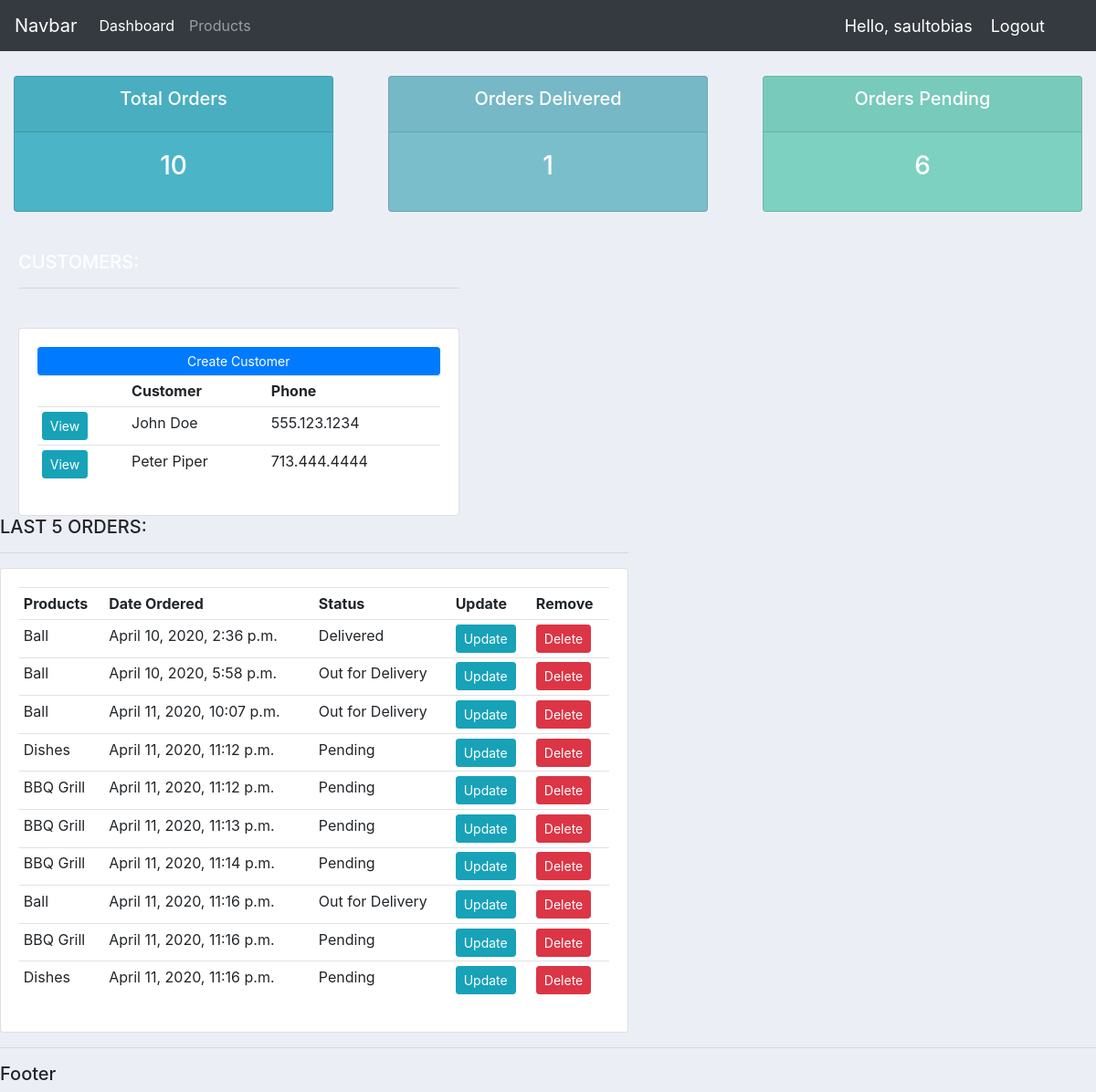
The app's page / (signed in) with its own data.
### accounts/models.py (models this page shows, shortened)
class Customer(models.Model):
	name = models.CharField(max_length=200, null=True)
	phone = models.CharField(max_length=200, null=True)
	email = models.CharField(max_length=200, null=True)
	date_created = models.DateTimeField(auto_now_add=True, null=True)

class Order(models.Model):
	STATUS = (
			('Pending', 'Pending'),
			('Out for Delivery', 'Out for Delivery'),
			('Delivered', 'Delivered'),
		)
	customer = models.ForeignKey(Customer, null = True, on_delete = models.SET_NULL)
	product = models.ForeignKey(Product, null = True, on_delete = models.SET_NULL)
	date_created = models.DateTimeField(auto_now_add=True, null=True)
	status = models.CharField(max_length=200, null=True, choices=STATUS)

class Product(models.Model):
	CATEGORY = (
			('Indoor', 'Indoor'),
			('Outdoor', 'Outdoor'),
		)
	name = models.CharField(max_length=200, null=True)
	price = models.FloatField(null=True)
	category = models.CharField(max_length=200, null=True, choices=CATEGORY)
	description = models.CharField(max_length=200, null=True, blank = True)
	date_created = models.DateTimeField(auto_now_add=True, null=True)
	tags = models.ManyToManyField(Tag)

### accounts/views.py (the view)
# urls.py: path('', views.home, name="home"),
@login_required(login_url='login')
def home(request):
	orders = Order.objects.all()
	customers = Customer.objects.all()
	total_customers = customers.count()
	total_orders = orders.count()
	delivered = orders.filter(status='Delivered').count()
	pending = orders.filter(status='Pending').count()
	context = {'orders':orders, 'customers':customers,
	'total_orders':total_orders, 'delivered':delivered, 'pending':pending}
	return render(request, 'accounts/dashboard.html', context)

### accounts/templates/accounts/dashboard.html
{% extends 'accounts/main.html' %}
{% block content %}
{% include 'accounts/status.html' %}
<br>
<div class="row">
	<div class="col-md-5">
		<h5>CUSTOMERS:</h5>
		<hr>
		<div class="card card-body">
			<a class="btn btn-primary btn-sm btn-block" href="">Create Customer</a>
			<table class="table table-sm">
				<tr>
					<th></th>
					<th>Customer</th>
					<th>Phone</th>
				</tr>
				{% for customer in customers %}
				<tr>
					<td><a class = "btn btn-sm btn-info" href="{% url 'customer' customer.id %}">View</a></td>
					<td>{{customer.name}}</td>
					<td>{{customer.phone}}</td>
				</tr>
				{% endfor %}
			</table>
		</div>
	</div>
	<div class="col-md-7">
		<h5>LAST 5 ORDERS:</h5>
		<hr>
		<div class="card card-body">
			<table class="table table-sm">
				<tr>
					<th>Products</th>
					<th>Date Ordered</th>
					<th>Status</th>
					<th>Update</th>
					<th>Remove</th>
				</tr>
				{% for order in orders %}
				<tr>
					<td>{{order.product.name}}</td>
					<td>{{order.date_created}}</td>
					<td>{{order.status}}</td>
					<td><a class = "btn btn-sm btn-info" href="{% url 'update_order' order.id %}">Update</a></td>
					<td><a class = "btn btn-sm btn-danger" href="{% url 'delete' order.id %}">Delete</a></td>
				</tr>
				{% endfor %}
			</table>
		</div>
	</div>
</div>
{% endblock %}

### accounts/templates/accounts/navbar.html (shortened to what this page needs)
{% load static %}
<nav class="navbar navbar-expand-lg navbar-dark bg-dark">
  <a class="navbar-brand" href="{% url 'home' %}">Navbar</a>
  <div class="collapse navbar-collapse" id="navbarNav">
    <ul class="navbar-nav">
      <li class="nav-item active">
        <a class="nav-link" href="{% url 'home' %}">Dashboard </a>
      </li>
      <li class="nav-item">
        <a class="nav-link" href="{% url 'products' %}">Products</a>
      </li>
    </ul>
  </div>
  <span class="hello-msg">Hello, {{request.user}}</span>
  <span><a href="{% url 'logout' %}" class="hello-msg">Logout</span>
</nav>

### static/css/main.css (style rules this page uses)
body { background-color: #ebeff5; }

### accounts/templates/accounts/navbar.html (style rules this page uses)
.hello-msg { font-size: 18px; color: #fff; margin-right: 20px; }

### records on screen
Customer: name "John Doe", phone "555.123.1234"
Customer: name "Peter Piper", phone "713.444.4444"
Order: product.name "Ball", date_created "April 10, 2020, 2:36 p.m.", status "Delivered"
Order: product.name "Ball", date_created "April 10, 2020, 5:58 p.m.", status "Out for Delivery"
Order: product.name "Ball", date_created "April 11, 2020, 10:07 p.m.", status "Out for Delivery"
Order: product.name "Dishes", date_created "April 11, 2020, 11:12 p.m.", status "Pending"
Order: product.name "BBQ Grill", date_created "April 11, 2020, 11:12 p.m.", status "Pending"
Order: product.name "BBQ Grill", date_created "April 11, 2020, 11:13 p.m.", status "Pending"
Order: product.name "BBQ Grill", date_created "April 11, 2020, 11:14 p.m.", status "Pending"
Order: product.name "Ball", date_created "April 11, 2020, 11:16 p.m.", status "Out for Delivery"
Order: product.name "BBQ Grill", date_created "April 11, 2020, 11:16 p.m.", status "Pending"
Order: product.name "Dishes", date_created "April 11, 2020, 11:16 p.m.", status "Pending"

### other values on screen
{{ request.user }} "saultobias"
{{ total_orders }} "10"
{{ delivered }} "1"
{{ pending }} "6"
